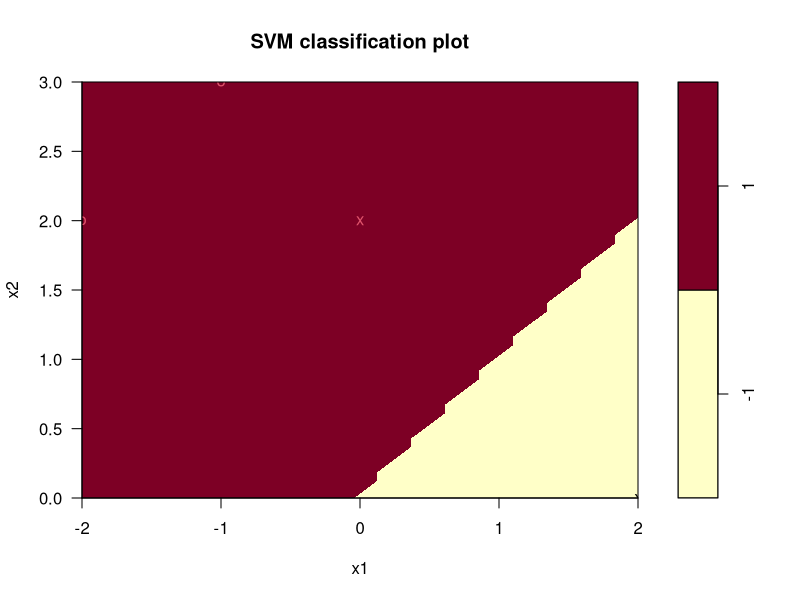

R code for this plot:
library(e1071)

x <- matrix(c(2, 0, 0, 2, -2, 2, -1, 3), nrow = 4, byrow = T)
y <- factor(c(-1, 1, 1, 1))
df <- data.frame(x1 = x[, 1], x2 = x[, 2], class = y)
model <- svm(class ~ x1 + x2, data = df, scale = F, kernel = 'linear')
pngName <- 'svmEx1.png'
png(pngName)
plot(model, df,
     formula = x2 ~ x1,
     xlab = 'x',
     ylab = 'y',
     main = 'Régions de décision produites par SVM')
dev.off()
cat(pngName, 'sauvegardee\n')

cat('support vectors: ', model$SV, '\n')
cat('alpha(i) * y(i): ', model$coefs, '\n')
cat('w: ', t(model$coefs) %*% as.matrix(df[model$index, c(1, 2)]), '\n')
